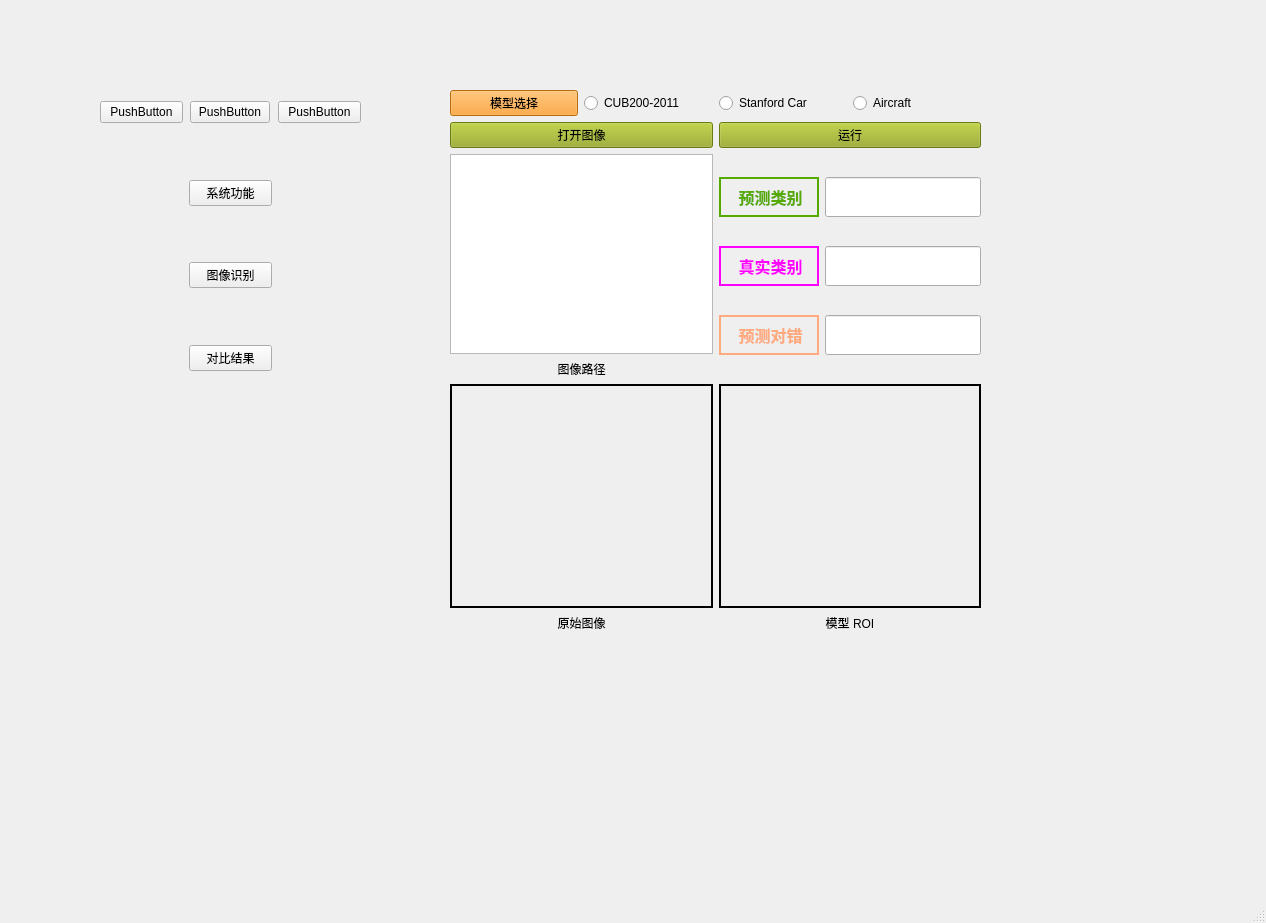
<?xml version="1.0" encoding="UTF-8"?>
<ui version="4.0">
 <class>MainWindow</class>
 <widget class="QMainWindow" name="MainWindow">
  <property name="geometry">
   <rect>
    <x>0</x>
    <y>0</y>
    <width>1266</width>
    <height>923</height>
   </rect>
  </property>
  <property name="windowTitle">
   <string>MainWindow</string>
  </property>
  <widget class="QWidget" name="centralwidget">
   <widget class="QWidget" name="layoutWidget">
    <property name="geometry">
     <rect>
      <x>100</x>
      <y>50</y>
      <width>261</width>
      <height>321</height>
     </rect>
    </property>
    <layout class="QGridLayout" name="gridLayout_4">
     <item row="11" column="1">
      <widget class="QLabel" name="label_8">
       <property name="text">
        <string/>
       </property>
      </widget>
     </item>
     <item row="15" column="1">
      <widget class="QPushButton" name="pushButton_15">
       <property name="text">
        <string>对比结果</string>
       </property>
      </widget>
     </item>
     <item row="6" column="0">
      <widget class="QPushButton" name="pushButton">
       <property name="text">
        <string>PushButton</string>
       </property>
      </widget>
     </item>
     <item row="14" column="1">
      <widget class="QLabel" name="label_10">
       <property name="text">
        <string/>
       </property>
      </widget>
     </item>
     <item row="1" column="2">
      <widget class="QLabel" name="label_11">
       <property name="text">
        <string/>
       </property>
      </widget>
     </item>
     <item row="6" column="2">
      <widget class="QPushButton" name="pushButton_3">
       <property name="text">
        <string>PushButton</string>
       </property>
      </widget>
     </item>
     <item row="7" column="1">
      <widget class="QLabel" name="label">
       <property name="text">
        <string/>
       </property>
      </widget>
     </item>
     <item row="13" column="1">
      <widget class="QPushButton" name="pushButton_14">
       <property name="text">
        <string>图像识别</string>
       </property>
      </widget>
     </item>
     <item row="6" column="1" alignment="Qt::AlignHCenter">
      <widget class="QPushButton" name="pushButton_2">
       <property name="text">
        <string>PushButton</string>
       </property>
      </widget>
     </item>
     <item row="10" column="1">
      <widget class="QPushButton" name="pushButton_13">
       <property name="text">
        <string>系统功能</string>
       </property>
      </widget>
     </item>
    </layout>
   </widget>
   <widget class="QWidget" name="layoutWidget">
    <property name="geometry">
     <rect>
      <x>420</x>
      <y>50</y>
      <width>851</width>
      <height>761</height>
     </rect>
    </property>
    <layout class="QGridLayout" name="gridLayout_5">
     <item row="0" column="0">
      <widget class="QStackedWidget" name="stackedWidget">
       <property name="currentIndex">
        <number>1</number>
       </property>
       <widget class="QWidget" name="page">
        <widget class="QWidget" name="layoutWidget">
         <property name="geometry">
          <rect>
           <x>20</x>
           <y>20</y>
           <width>680</width>
           <height>657</height>
          </rect>
         </property>
         <layout class="QGridLayout" name="gridLayout">
          <item row="4" column="2" colspan="2">
           <widget class="QPushButton" name="pushButton_12">
            <property name="sizePolicy">
             <sizepolicy hsizetype="Preferred" vsizetype="Preferred">
              <horstretch>0</horstretch>
              <verstretch>0</verstretch>
             </sizepolicy>
            </property>
            <property name="minimumSize">
             <size>
              <width>108</width>
              <height>40</height>
             </size>
            </property>
            <property name="styleSheet">
             <string notr="true">font: 14pt &quot;楷体&quot;;
background-color: rgb(98, 170, 127);</string>
            </property>
            <property name="text">
             <string>ACC5(%)</string>
            </property>
           </widget>
          </item>
          <item row="6" column="0" colspan="6">
           <widget class="QLabel" name="label_5">
            <property name="text">
             <string>推理日志信息</string>
            </property>
            <property name="alignment">
             <set>Qt::AlignCenter</set>
            </property>
           </widget>
          </item>
          <item row="0" column="5">
           <widget class="QRadioButton" name="radioButton_3">
            <property name="maximumSize">
             <size>
              <width>100</width>
              <height>16777215</height>
             </size>
            </property>
            <property name="text">
             <string>Aircraft</string>
            </property>
           </widget>
          </item>
          <item row="3" column="2" colspan="2">
           <widget class="QPushButton" name="pushButton_9">
            <property name="sizePolicy">
             <sizepolicy hsizetype="Preferred" vsizetype="Fixed">
              <horstretch>0</horstretch>
              <verstretch>0</verstretch>
             </sizepolicy>
            </property>
            <property name="minimumSize">
             <size>
              <width>88</width>
              <height>40</height>
             </size>
            </property>
            <property name="styleSheet">
             <string notr="true">font: 14pt &quot;楷体&quot;;
background-color: rgb(85, 170, 127);</string>
            </property>
            <property name="text">
             <string>耗时(s)</string>
            </property>
           </widget>
          </item>
          <item row="3" column="4" colspan="2">
           <widget class="QLineEdit" name="lineEdit_11">
            <property name="minimumSize">
             <size>
              <width>128</width>
              <height>40</height>
             </size>
            </property>
            <property name="maximumSize">
             <size>
              <width>200</width>
              <height>16777215</height>
             </size>
            </property>
            <property name="styleSheet">
             <string notr="true">font: 15pt &quot;楷体&quot;;color: rgb(255, 0, 0);</string>
            </property>
            <property name="text">
             <string/>
            </property>
            <property name="readOnly">
             <bool>true</bool>
            </property>
           </widget>
          </item>
          <item row="4" column="1">
           <widget class="QLineEdit" name="lineEdit_9">
            <property name="minimumSize">
             <size>
              <width>128</width>
              <height>40</height>
             </size>
            </property>
            <property name="maximumSize">
             <size>
              <width>200</width>
              <height>16777215</height>
             </size>
            </property>
            <property name="layoutDirection">
             <enum>Qt::RightToLeft</enum>
            </property>
            <property name="styleSheet">
             <string notr="true">font: 15pt &quot;楷体&quot;;color: rgb(255, 0, 0);</string>
            </property>
            <property name="text">
             <string/>
            </property>
            <property name="readOnly">
             <bool>true</bool>
            </property>
           </widget>
          </item>
          <item row="3" column="0">
           <widget class="QPushButton" name="pushButton_11">
            <property name="sizePolicy">
             <sizepolicy hsizetype="Preferred" vsizetype="Preferred">
              <horstretch>0</horstretch>
              <verstretch>0</verstretch>
             </sizepolicy>
            </property>
            <property name="minimumSize">
             <size>
              <width>108</width>
              <height>40</height>
             </size>
            </property>
            <property name="styleSheet">
             <string notr="true">font: 14pt &quot;楷体&quot;;
background-color: rgb(98, 170, 127);</string>
            </property>
            <property name="text">
             <string>图像分辨率</string>
            </property>
           </widget>
          </item>
          <item row="4" column="4" colspan="2">
           <widget class="QLineEdit" name="lineEdit_10">
            <property name="minimumSize">
             <size>
              <width>128</width>
              <height>40</height>
             </size>
            </property>
            <property name="maximumSize">
             <size>
              <width>200</width>
              <height>16777215</height>
             </size>
            </property>
            <property name="layoutDirection">
             <enum>Qt::RightToLeft</enum>
            </property>
            <property name="styleSheet">
             <string notr="true">font: 15pt &quot;楷体&quot;;color: rgb(255, 0, 0);</string>
            </property>
            <property name="text">
             <string/>
            </property>
            <property name="readOnly">
             <bool>true</bool>
            </property>
           </widget>
          </item>
          <item row="2" column="0" colspan="6">
           <widget class="QPushButton" name="pushButton_10">
            <property name="minimumSize">
             <size>
              <width>472</width>
              <height>0</height>
             </size>
            </property>
            <property name="styleSheet">
             <string notr="true">font: 14pt &quot;楷体&quot;;
background-color: rgb(150, 169, 27);</string>
            </property>
            <property name="text">
             <string>开始推理</string>
            </property>
           </widget>
          </item>
          <item row="5" column="0" colspan="6">
           <widget class="QTextBrowser" name="textBrowser">
            <property name="minimumSize">
             <size>
              <width>420</width>
              <height>361</height>
             </size>
            </property>
            <property name="font">
             <font>
              <family>楷体</family>
              <pointsize>14</pointsize>
              <weight>50</weight>
              <italic>false</italic>
              <bold>false</bold>
             </font>
            </property>
            <property name="styleSheet">
             <string notr="true">font: 14pt &quot;楷体&quot;;
background-color: rgb(240,250, 250);</string>
            </property>
            <property name="lineWidth">
             <number>2</number>
            </property>
           </widget>
          </item>
          <item row="3" column="1">
           <widget class="QLineEdit" name="lineEdit_8">
            <property name="minimumSize">
             <size>
              <width>128</width>
              <height>40</height>
             </size>
            </property>
            <property name="maximumSize">
             <size>
              <width>200</width>
              <height>16777215</height>
             </size>
            </property>
            <property name="layoutDirection">
             <enum>Qt::RightToLeft</enum>
            </property>
            <property name="styleSheet">
             <string notr="true">font: 15pt &quot;楷体&quot;;color: rgb(255, 0, 0);</string>
            </property>
            <property name="text">
             <string/>
            </property>
            <property name="readOnly">
             <bool>true</bool>
            </property>
           </widget>
          </item>
          <item row="4" column="0">
           <widget class="QPushButton" name="pushButton_8">
            <property name="sizePolicy">
             <sizepolicy hsizetype="Preferred" vsizetype="Preferred">
              <horstretch>0</horstretch>
              <verstretch>0</verstretch>
             </sizepolicy>
            </property>
            <property name="minimumSize">
             <size>
              <width>108</width>
              <height>40</height>
             </size>
            </property>
            <property name="styleSheet">
             <string notr="true">font: 14pt &quot;楷体&quot;;
background-color: rgb(98, 170, 127);</string>
            </property>
            <property name="text">
             <string>ACC1(%)</string>
            </property>
           </widget>
          </item>
          <item row="0" column="0">
           <widget class="QPushButton" name="pushButton_7">
            <property name="minimumSize">
             <size>
              <width>150</width>
              <height>0</height>
             </size>
            </property>
            <property name="maximumSize">
             <size>
              <width>220</width>
              <height>16777215</height>
             </size>
            </property>
            <property name="styleSheet">
             <string notr="true">font: 14pt &quot;楷体&quot;;
background-color: rgb(255,150, 17);</string>
            </property>
            <property name="text">
             <string>数据集选择</string>
            </property>
           </widget>
          </item>
          <item row="0" column="1">
           <widget class="QRadioButton" name="radioButton">
            <property name="maximumSize">
             <size>
              <width>100</width>
              <height>16777215</height>
             </size>
            </property>
            <property name="text">
             <string>CUB200-2011</string>
            </property>
           </widget>
          </item>
          <item row="0" column="3">
           <widget class="QRadioButton" name="radioButton_2">
            <property name="maximumSize">
             <size>
              <width>100</width>
              <height>16777215</height>
             </size>
            </property>
            <property name="inputMethodHints">
             <set>Qt::ImhNone</set>
            </property>
            <property name="text">
             <string>Stanford Car</string>
            </property>
            <property name="icon">
             <iconset>
              <normaloff>C:/Users/YXB/.designer/demonstration_platform/unchecked.png</normaloff>C:/Users/YXB/.designer/demonstration_platform/unchecked.png</iconset>
            </property>
            <property name="iconSize">
             <size>
              <width>20</width>
              <height>20</height>
             </size>
            </property>
            <property name="checkable">
             <bool>false</bool>
            </property>
            <property name="checked">
             <bool>false</bool>
            </property>
            <property name="autoRepeat">
             <bool>false</bool>
            </property>
            <property name="autoExclusive">
             <bool>false</bool>
            </property>
            <property name="autoRepeatDelay">
             <number>290</number>
            </property>
            <property name="autoRepeatInterval">
             <number>96</number>
            </property>
           </widget>
          </item>
         </layout>
        </widget>
       </widget>
       <widget class="QWidget" name="page_2">
        <widget class="QWidget" name="layoutWidget_2">
         <property name="geometry">
          <rect>
           <x>30</x>
           <y>40</y>
           <width>531</width>
           <height>542</height>
          </rect>
         </property>
         <layout class="QGridLayout" name="gridLayout_2">
          <item row="0" column="0" colspan="2">
           <layout class="QHBoxLayout" name="horizontalLayout_2">
            <item>
             <widget class="QPushButton" name="pushButton_5">
              <property name="styleSheet">
               <string notr="true">font: 14pt &quot;楷体&quot;;
background-color: rgb(255,150, 17);</string>
              </property>
              <property name="text">
               <string>模型选择</string>
              </property>
             </widget>
            </item>
            <item>
             <widget class="QRadioButton" name="radioButton_4">
              <property name="text">
               <string>CUB200-2011</string>
              </property>
             </widget>
            </item>
            <item>
             <widget class="QRadioButton" name="radioButton_5">
              <property name="text">
               <string>Stanford Car</string>
              </property>
             </widget>
            </item>
            <item>
             <widget class="QRadioButton" name="radioButton_6">
              <property name="text">
               <string>Aircraft</string>
              </property>
             </widget>
            </item>
           </layout>
          </item>
          <item row="1" column="0" colspan="2">
           <layout class="QHBoxLayout" name="horizontalLayout">
            <item>
             <widget class="QPushButton" name="pushButton_4">
              <property name="styleSheet">
               <string notr="true">font: 14pt &quot;楷体&quot;;
background-color: rgb(150, 169, 27);</string>
              </property>
              <property name="text">
               <string>打开图像</string>
              </property>
             </widget>
            </item>
            <item>
             <widget class="QPushButton" name="pushButton_6">
              <property name="styleSheet">
               <string notr="true">font: 14pt &quot;楷体&quot;;
background-color: rgb(150, 169, 27);</string>
              </property>
              <property name="text">
               <string>运行</string>
              </property>
             </widget>
            </item>
           </layout>
          </item>
          <item row="2" column="0">
           <layout class="QVBoxLayout" name="verticalLayout_3">
            <item>
             <widget class="QListWidget" name="listWidget"/>
            </item>
            <item>
             <widget class="QLabel" name="label_4">
              <property name="frameShadow">
               <enum>QFrame::Raised</enum>
              </property>
              <property name="text">
               <string>图像路径</string>
              </property>
              <property name="alignment">
               <set>Qt::AlignCenter</set>
              </property>
             </widget>
            </item>
           </layout>
          </item>
          <item row="2" column="1">
           <layout class="QGridLayout" name="gridLayout_3">
            <item row="0" column="0">
             <widget class="QLabel" name="label_6">
              <property name="minimumSize">
               <size>
                <width>100</width>
                <height>40</height>
               </size>
              </property>
              <property name="maximumSize">
               <size>
                <width>110</width>
                <height>40</height>
               </size>
              </property>
              <property name="styleSheet">
               <string notr="true">color: rgb(85, 170, 0);</string>
              </property>
              <property name="frameShape">
               <enum>QFrame::Box</enum>
              </property>
              <property name="lineWidth">
               <number>2</number>
              </property>
              <property name="text">
               <string>&lt;html&gt;&lt;head/&gt;&lt;body&gt;&lt;p align=&quot;center&quot;&gt;&lt;span style=&quot; font-size:12pt; font-weight:600;&quot;&gt;预测类别&lt;/span&gt;&lt;/p&gt;&lt;/body&gt;&lt;/html&gt;</string>
              </property>
             </widget>
            </item>
            <item row="0" column="1">
             <widget class="QLineEdit" name="lineEdit_7">
              <property name="minimumSize">
               <size>
                <width>40</width>
                <height>40</height>
               </size>
              </property>
              <property name="styleSheet">
               <string notr="true">font: 15pt &quot;楷体&quot;;color: rgb(255, 0, 0);</string>
              </property>
              <property name="text">
               <string/>
              </property>
              <property name="readOnly">
               <bool>true</bool>
              </property>
             </widget>
            </item>
            <item row="1" column="0">
             <widget class="QLabel" name="label_12">
              <property name="minimumSize">
               <size>
                <width>100</width>
                <height>0</height>
               </size>
              </property>
              <property name="maximumSize">
               <size>
                <width>16777215</width>
                <height>40</height>
               </size>
              </property>
              <property name="styleSheet">
               <string notr="true">color: rgb(255, 0, 255);</string>
              </property>
              <property name="frameShape">
               <enum>QFrame::Box</enum>
              </property>
              <property name="lineWidth">
               <number>2</number>
              </property>
              <property name="text">
               <string>&lt;html&gt;&lt;head/&gt;&lt;body&gt;&lt;p align=&quot;center&quot;&gt;&lt;span style=&quot; font-size:12pt; font-weight:600;&quot;&gt;真实类别&lt;/span&gt;&lt;/p&gt;&lt;/body&gt;&lt;/html&gt;</string>
              </property>
             </widget>
            </item>
            <item row="1" column="1">
             <widget class="QLineEdit" name="lineEdit_12">
              <property name="minimumSize">
               <size>
                <width>40</width>
                <height>40</height>
               </size>
              </property>
              <property name="styleSheet">
               <string notr="true">font: 15pt &quot;楷体&quot;;color: rgb(255, 0, 0);</string>
              </property>
              <property name="text">
               <string/>
              </property>
              <property name="readOnly">
               <bool>true</bool>
              </property>
             </widget>
            </item>
            <item row="2" column="0">
             <widget class="QLabel" name="label_13">
              <property name="minimumSize">
               <size>
                <width>100</width>
                <height>0</height>
               </size>
              </property>
              <property name="maximumSize">
               <size>
                <width>16777215</width>
                <height>40</height>
               </size>
              </property>
              <property name="styleSheet">
               <string notr="true">color: rgb(255, 170, 127);</string>
              </property>
              <property name="frameShape">
               <enum>QFrame::Box</enum>
              </property>
              <property name="lineWidth">
               <number>2</number>
              </property>
              <property name="text">
               <string>&lt;html&gt;&lt;head/&gt;&lt;body&gt;&lt;p align=&quot;center&quot;&gt;&lt;span style=&quot; font-size:12pt; font-weight:600;&quot;&gt;预测对错&lt;/span&gt;&lt;/p&gt;&lt;/body&gt;&lt;/html&gt;</string>
              </property>
             </widget>
            </item>
            <item row="2" column="1">
             <widget class="QLineEdit" name="lineEdit_13">
              <property name="minimumSize">
               <size>
                <width>40</width>
                <height>40</height>
               </size>
              </property>
              <property name="styleSheet">
               <string notr="true">font: 15pt &quot;楷体&quot;;color: rgb(255, 0, 0);</string>
              </property>
              <property name="text">
               <string/>
              </property>
              <property name="readOnly">
               <bool>true</bool>
              </property>
             </widget>
            </item>
           </layout>
          </item>
          <item row="3" column="0">
           <layout class="QVBoxLayout" name="verticalLayout_2">
            <item>
             <widget class="QLabel" name="label_2">
              <property name="sizePolicy">
               <sizepolicy hsizetype="Expanding" vsizetype="Expanding">
                <horstretch>0</horstretch>
                <verstretch>0</verstretch>
               </sizepolicy>
              </property>
              <property name="minimumSize">
               <size>
                <width>224</width>
                <height>224</height>
               </size>
              </property>
              <property name="frameShape">
               <enum>QFrame::Box</enum>
              </property>
              <property name="lineWidth">
               <number>2</number>
              </property>
              <property name="text">
               <string/>
              </property>
             </widget>
            </item>
            <item>
             <widget class="QLabel" name="label_7">
              <property name="frameShadow">
               <enum>QFrame::Raised</enum>
              </property>
              <property name="text">
               <string>原始图像</string>
              </property>
              <property name="alignment">
               <set>Qt::AlignCenter</set>
              </property>
             </widget>
            </item>
           </layout>
          </item>
          <item row="3" column="1">
           <layout class="QVBoxLayout" name="verticalLayout_4">
            <item>
             <widget class="QLabel" name="label_3">
              <property name="sizePolicy">
               <sizepolicy hsizetype="Expanding" vsizetype="Expanding">
                <horstretch>0</horstretch>
                <verstretch>0</verstretch>
               </sizepolicy>
              </property>
              <property name="minimumSize">
               <size>
                <width>224</width>
                <height>224</height>
               </size>
              </property>
              <property name="frameShape">
               <enum>QFrame::Box</enum>
              </property>
              <property name="lineWidth">
               <number>2</number>
              </property>
              <property name="text">
               <string/>
              </property>
             </widget>
            </item>
            <item>
             <widget class="QLabel" name="label_9">
              <property name="frameShadow">
               <enum>QFrame::Raised</enum>
              </property>
              <property name="text">
               <string>模型 ROI</string>
              </property>
              <property name="alignment">
               <set>Qt::AlignCenter</set>
              </property>
             </widget>
            </item>
           </layout>
          </item>
         </layout>
        </widget>
       </widget>
      </widget>
     </item>
    </layout>
   </widget>
  </widget>
  <widget class="QStatusBar" name="statusbar"/>
 </widget>
 <resources/>
 <connections/>
</ui>
